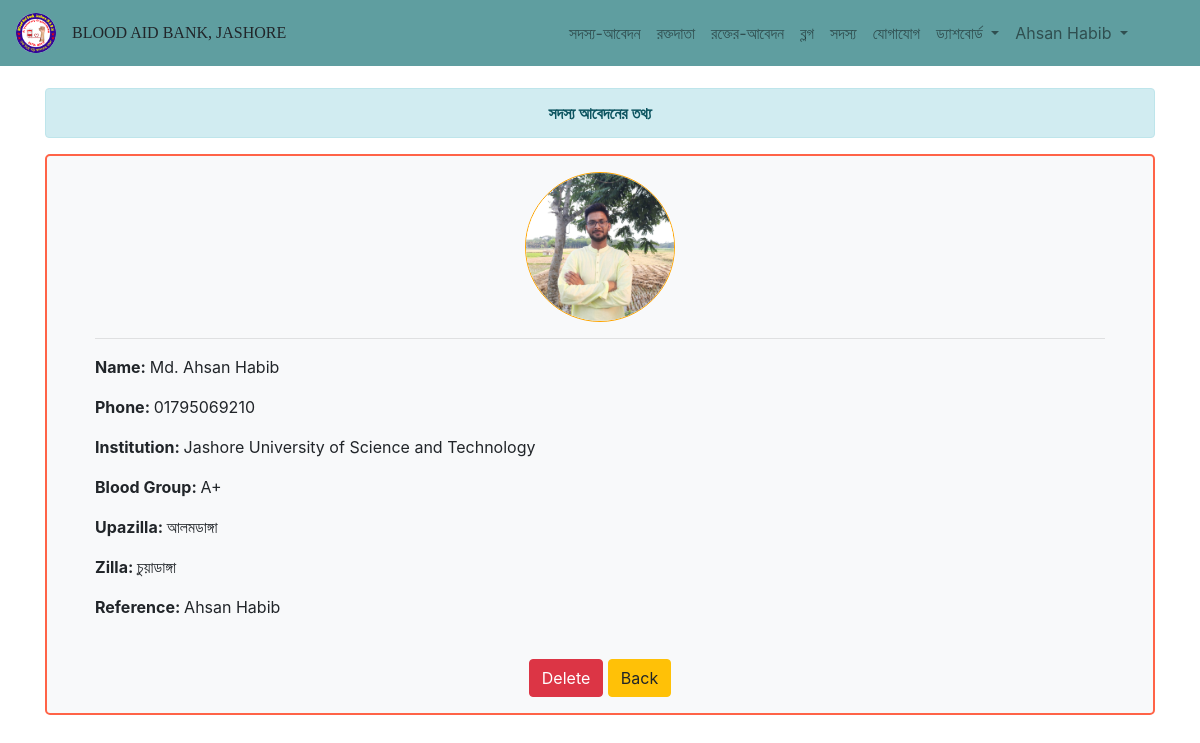
Page /Application/List/Details/2/ (signed in) on the committed database.
### Bloodbank/models.py (models this page shows, shortened)
class Applicant(models.Model):
    name = models.CharField(max_length = 100, verbose_name = 'সদস্য নাম')
    phone = models.CharField(max_length = 14, verbose_name = 'মোবাইল নাম্বার')
    institution = models.CharField(max_length = 100, verbose_name = 'শিক্ষা-প্রতিষ্ঠান')
    blood_group = models.ForeignKey(BloodGroup, on_delete=models.CASCADE, verbose_name = 'রক্তের গ্রুপ', null=False)
    location = models.ForeignKey(Upazila, on_delete=models.CASCADE, verbose_name="উপজেলা/থানা", null=False)
    zilla = models.ForeignKey(Zilla, on_delete=models.CASCADE, verbose_name="জেলা", null=False)
    ref_name = models.CharField(max_length = 100, verbose_name = 'রেফারেন্স')
    image  = models.ImageField(upload_to = 'Applicant/', default = '', verbose_name = 'ছবি')
    REQUIRED_FIELDS = ('name', 'phone','institution', 'blood_group','location','zilla','ref_name','image')
    class Meta:
        verbose_name_plural = "Applicant"

class BloodGroup(models.Model):
    group = models.CharField(max_length=6, blank=False, null=False, verbose_name="রক্তের গ্রুপ")
    def __str__(self):
        return self.group
    class Meta:
        verbose_name_plural = "Blood Group"

class Upazila(models.Model):
    upazila = models.CharField(max_length=100, blank=False, null=False, verbose_name="উপজেলা/থানা")
    def __str__(self):
        return self.upazila
    class Meta:
        verbose_name_plural = "Upazilla"

class Zilla(models.Model):
    zilla = models.CharField(max_length=100, blank=False, null=False, verbose_name="জেলা")
    def __str__(self):
        return self.zilla
    class Meta:
        verbose_name_plural = "Zilla"

### Bloodbank/views.py (the view)
# urls.py: path('Application/List/Details/<str:pk>/', views.show_application_details, name = 'show_application_details'),
@login_required
def show_application_details(request,pk):
    list = Applicant.objects.get(pk=pk)
    return render(request, 'Bloodbank/member_application_details.html', context={'list':list})

### templates/Bloodbank/member_application_details.html
{% extends "base.html" %}
{% load crispy_forms_tags %}
{% load static %}
{% block content %}
<div class="container pt-5" style="margin-top:40px">
    <div class="text-center alert alert-info font-weight-bold">
        সদস্য আবেদনের তথ্য
    </div>
    <div class="container px-5 py-3 bg-light" style="border: 2px solid tomato; border-radius: 5px;">
        <img class=" mx-auto d-block" src={{list.image.url}} alt="" style="width:150px; height:150px; border-radius: 50%; border: 1px solid orange">
        <hr>
        <p><a style="font-weight: bold;">Name: </a> {{list.name}}</p>
        <p><a style="font-weight: bold;">Phone: </a>{{list.phone}}</p>
        <p><a style="font-weight: bold;">Institution: </a>{{list.institution}}</p>
        <p><a style="font-weight: bold;">Blood Group: </a>{{list.blood_group}}</p>
        <p><a style="font-weight: bold;">Upazilla: </a>{{list.location}}</p>
        <p><a style="font-weight: bold;">Zilla: </a>{{list.zilla}}</p>
        <p><a style="font-weight: bold;">Reference: </a>{{list.ref_name}}</p>
        <br>
        <div class="text-center inline-block">
            <a type="button" class="btn btn-danger" href="{% url 'Bloodbank:delete_application_list' list.pk %}">Delete</a>
            <a type="button" class="btn btn-warning" href="{% url 'Bloodbank:show_application_list'%}">Back</a>
        </div>
    </div>
{% endblock %}

### templates/base.html (shortened to what this page needs)
<!DOCTYPE html>
{% load static %}
<html lang="en">
<head>
    <link rel="stylesheet" href="https://cdnjs.cloudflare.com/ajax/libs/font-awesome/5.15.2/css/all.min.css">
    <link rel="stylesheet" href="https://maxcdn.bootstrapcdn.com/bootstrap/4.0.0/css/bootstrap.min.css">
    <link rel="stylesheet" href="{% static 'css/style.css' %}">
</head>
<body>
    <div>
        <nav class="navbar navbar-expand-lg navbar-light fixed-top" style="background-color: cadetblue;">
            <a class="navbar-brand" href="{% url 'Bloodbank:index' %}" >
                <img src="{% static 'images/logo/logo.jpg' %}" alt="Logo" style="width: 40px; height:40px; border-radius:50%">
            </a>
            <p class="text-left mr-auto mt-2 h6" style="font-family: Lucida Sans;">BLOOD AID BANK, JASHORE</p>
            <div class="collapse navbar-collapse" id="navbarSupportedContent">
            <ul class="navbar-nav ml-auto" id="myDIV">
                <li class="nav-item">
                    <a class="nav-link text-center" href="{% url 'Bloodbank:addMember' %}">সদস্য-আবেদন</a>
                </li>
                <li class="nav-item ">
                    <a class="nav-link text-center" href="{% url 'Bloodbank:show_donor' %}" >রক্তদাতা</a>
                </li>
                <li class="nav-item">
                <a class="nav-link text-center" href="{% url 'Bloodbank:show_booking_list'%}">রক্তের-আবেদন</a>
                </li>
                <li class="nav-item">
                    <a class="nav-link text-center" href="{% url 'Blog:blog' %}">ব্লগ</a>
                </li>
                <li class="nav-item">
                    <a class="nav-link text-center" href="{% url 'Bloodbank:member' %}">সদস্য</a>
                </li>
                <li class="nav-item">
                    <a class="nav-link text-center" href="{% url 'Bloodbank:about' %}">যোগাযোগ</a>
                </li>
                {% if user.is_authenticated %}
                <li class="nav-item" style="cursor: pointer;">
                    <div class="dropdown">
                        <a class="nav-link dropdown-toggle text-center" type="button" data-toggle="dropdown">
                            ড্যাশবোর্ড
                        </a>
                    </div>
                </li>
                <li class="nav-item mr-5" style="cursor: pointer;">
                    <div class="dropdown">
                        <a class="nav-link dropdown-toggle text-center" type="button" data-toggle="dropdown">
                            {{user.first_name}} {{user.last_name}}
                        </a>
                    </div>
                </li>
                {% else %}
                    <li class="nav-item text-left">
                        <a style="font-weight: bold;" class="nav-link btn btn-sm " href="{% url 'AppLogin:login' %}"><i class="fa fa-fw fa-user"></i>Login</a>
                    </li>
                {% endif%}
            </ul>
            </div>
        </nav>
    </div>
    {% block content %}
    {% endblock %}
</body>
</html>

### rows in the picture
Applicant: image (picture), name "Md. Ahsan Habib", phone "01795069210", institution "Jashore University of Science and Technology", blood_group "A+", location "আলমডাঙ্গা", zilla "চুয়াডাঙ্গা", ref_name "Ahsan Habib"

### other values in the picture
{{ user.first_name }} "Ahsan"
{{ user.last_name }} "Habib"
